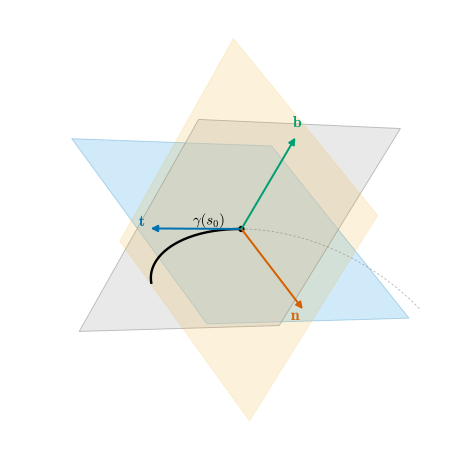

Recreate this plot in Python.
"""그림 5.5.1: 한 점에서의 프레네 틀과 세 평면 (5.5절, 정의 5.5.1, 따름정리 5.5.5).

기준 예제의 나선 γ(t) = (a cos t, a sin t, bt) (dgsym.EXAMPLES["helix"]), a = 1, b = 0.6, 점 γ(t0), t0 = 0.
- 접촉평면 (t, n이 생성, 하늘색), 전직평면 (t, b가 생성, 회색), 법평면 (n, b가 생성, 연한 주황).
- 곡선은 전직평면의 n 쪽에 있고, τ > 0이므로 s가 늘 때 접촉평면을 -b 쪽에서 +b 쪽으로 지난다.
프레네 틀(t 파랑, n 주홍, b 청록)은 실제 길이의 0.7배. 평면 조각은 각 방향으로 ±0.8.
곡선은 -1.15 ≤ t ≤ 1.15만 그리고, 접촉평면의 +b 쪽은 실선, -b 쪽은 점선으로 그린다.

실행: 프로젝트 루트에서 ``PYTHONPATH=tools python3 chapters/05-space-curves/figures/fig-5-5-1-three-planes.py``
"""

import dgfig

dgfig.setup()

import matplotlib.pyplot as plt
import numpy as np
import sympy as sp
from mpl_toolkits.mplot3d.art3d import Poly3DCollection

import dgsym

C = dgfig.COLORS
ex = dgsym.EXAMPLES["helix"]
(t,) = ex["coords"]
a, b = ex["params"]
A, B = 1.0, 0.6
sub = {a: A, b: B}
gam = sp.lambdify(t, list(ex["expr"].subs(sub)), "numpy")
Tf, Nf, Bf = (sp.lambdify(t, list(v.subs(sub)), "numpy") for v in dgsym.frenet_frame(ex["expr"], t))
_, tau_s = dgsym.curvature_torsion(ex["expr"], t)
tau = float(tau_s.subs(sub))
T0 = 0.0


def G(tt):
    tt = np.asarray(tt, float)
    return np.stack([np.broadcast_to(c, tt.shape) for c in gam(tt)], axis=-1)


p = G(T0)
tv, nv, bv = (np.array(f(T0), float) for f in (Tf, Nf, Bf))
ts = np.linspace(-1.15, 1.15, 400)
H = G(ts)
X, Y, Z = ((H - p) @ v for v in (tv, nv, bv))

# 자기검사: 곡선은 전직평면의 n 쪽 (y > 0), τ > 0이면 z는 t와 같은 부호 (따름정리 5.5.5)
assert tau > 0
mask = np.abs(ts) > 1e-9
assert np.all(Y[mask] > 0)
assert np.all(np.sign(Z[mask]) == np.sign(ts[mask]))
M = np.stack([tv, nv, bv], axis=1)
assert np.allclose(M.T @ M, np.eye(3)) and abs(np.linalg.det(M) - 1) < 1e-12

fig = plt.figure(figsize=(5.8, 4.8))
Vd = 0.9 * tv + 0.75 * nv + 0.65 * bv                          # 세 평면이 모두 비스듬히 보이는 방향
Vd /= np.linalg.norm(Vd)
ax = dgfig.axes3d(fig, elev=np.degrees(np.arcsin(Vd[2])), azim=np.degrees(np.arctan2(Vd[1], Vd[0])))
w = 0.8


def patch(e1, e2, face, alpha, edge):
    corners = [p - w * e1 - w * e2, p + w * e1 - w * e2, p + w * e1 + w * e2, p - w * e1 + w * e2]
    ax.add_collection3d(Poly3DCollection([corners], facecolor=face, alpha=alpha, edgecolor=edge,
                                         linewidth=0.7, zorder=2))
    return np.array(corners)


pts = [patch(tv, nv, C["region"], 0.28, C["tangent"]),
       patch(tv, bv, C["surface"], 0.45, C["aux"]),
       patch(nv, bv, C["accent"], 0.14, C["accent"])]
# 곡선: 접촉평면(z = 0) 위쪽(+b 쪽)은 실선, 아래쪽은 옅게
above = Z >= 0
dgfig.curve3d(ax, H, visible=above, zorder=6)
dgfig.point3d(ax, p, size=16, zorder=10)
for v, role, lab, off in ((tv, "tangent", r"$\mathbf{t}$", (0.05, 0.05, 0.0)), (nv, "normal", r"$\mathbf{n}$", (0.0, 0.08, -0.05)),
                          (bv, "third", r"$\mathbf{b}$", (0.03, 0.0, 0.06))):
    dgfig.arrow3d(ax, p, v, role=role, scale=0.7, zorder=11, head=10)
    ax.text(*(p + 0.7 * v + np.array(off)), lab, color=C[role], fontsize=12, zorder=12)
ax.text(*(p - 0.28 * nv - 0.12 * bv), r"$\gamma(s_0)$", fontsize=11, zorder=12, ha="center", va="top")
dgfig.equal_aspect(ax, np.concatenate(pts + [H]), zoom=1.3)
fig.subplots_adjust(left=0, right=1, top=1, bottom=0)
dgfig.save(fig, __file__)
